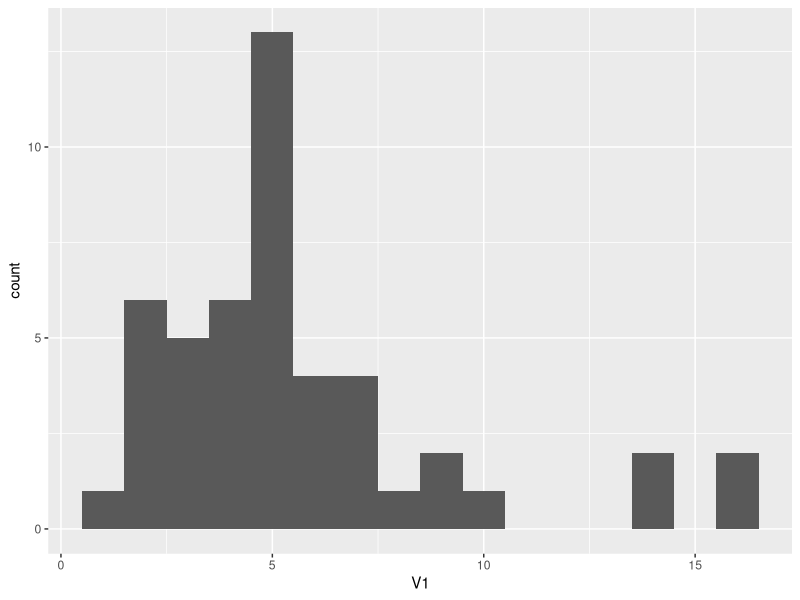

Write the R code that produced this figure.
library(ggplot2)
ips <- read.csv("ips-per-run.dat",header=FALSE)
ggplot(ips, aes(x=V1)) + geom_histogram( position="identity", binwidth=1)

